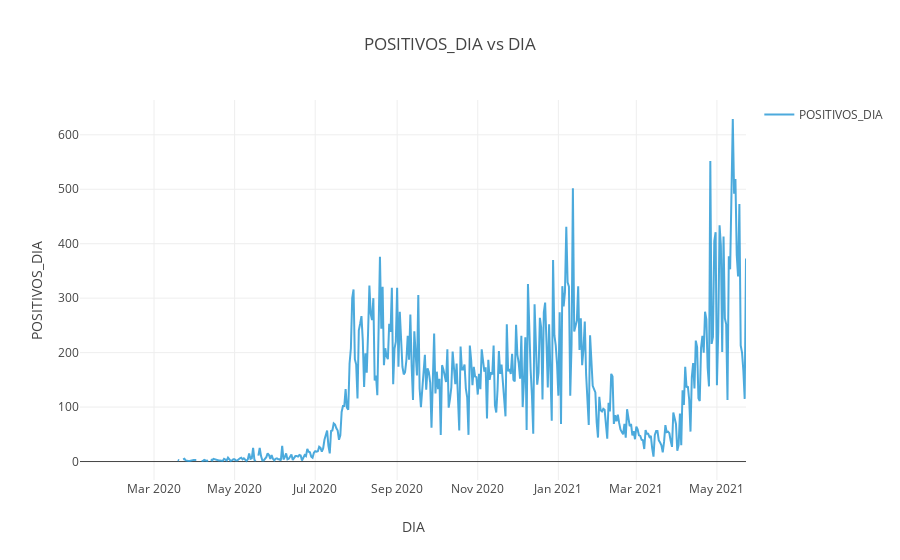

The notebook cell saved with this chart:
### Code cell
fig = ts.plot()
plotly.io.show(fig)
fig.show(renderer="colab")

### Figure 1 — Plotly figure (JSON) as saved in the notebook; plotly's stock layout.template omitted (floating-point values rounded to 4 significant figures; data arrays with more than 128 entries replaced by an {"elided": "..."} marker saying what was removed)
{"data": [{"opacity": 0.8, "uid": "26d78ae8-8dcf-4510-b1d4-4d08169f5820", "mode": "lines", "y": {"elided": "505 int values"}, "x": {"elided": "505 str values"}, "line": {"color": "rgb(32, 149, 212)"}, "type": "scatter", "name": "POSITIVOS_DIA"}], "layout": {"showlegend": true, "yaxis": {"title": {"text": "POSITIVOS_DIA"}}, "legend": {"traceorder": "reversed"}, "xaxis": {"title": {"text": "DIA"}}, "title": {"text": "POSITIVOS_DIA vs DIA"}}}
